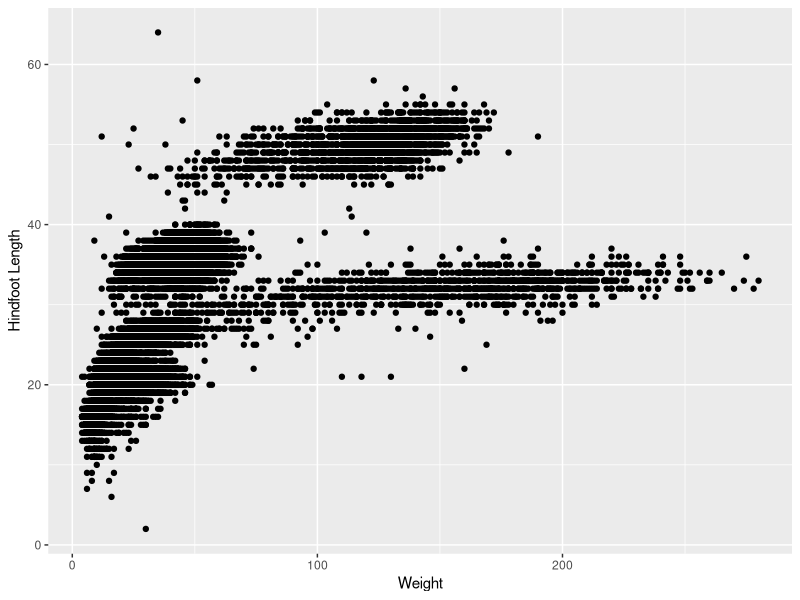
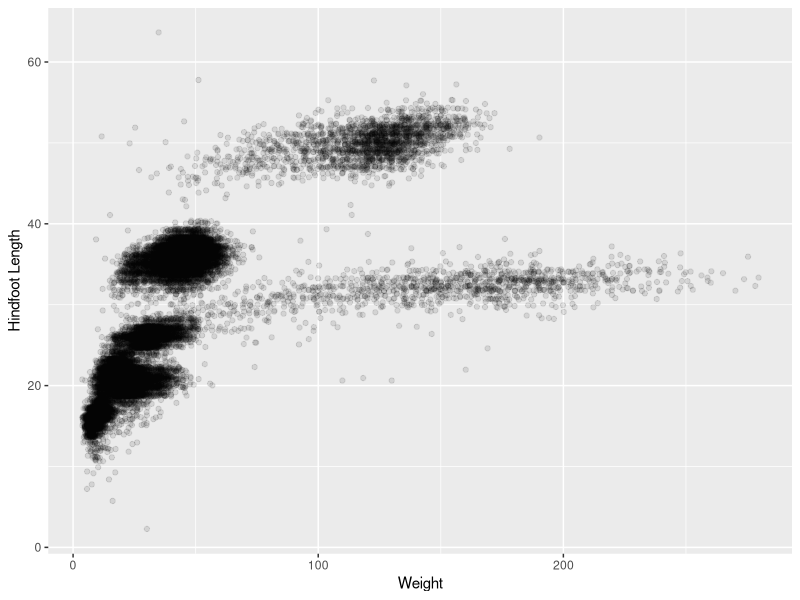
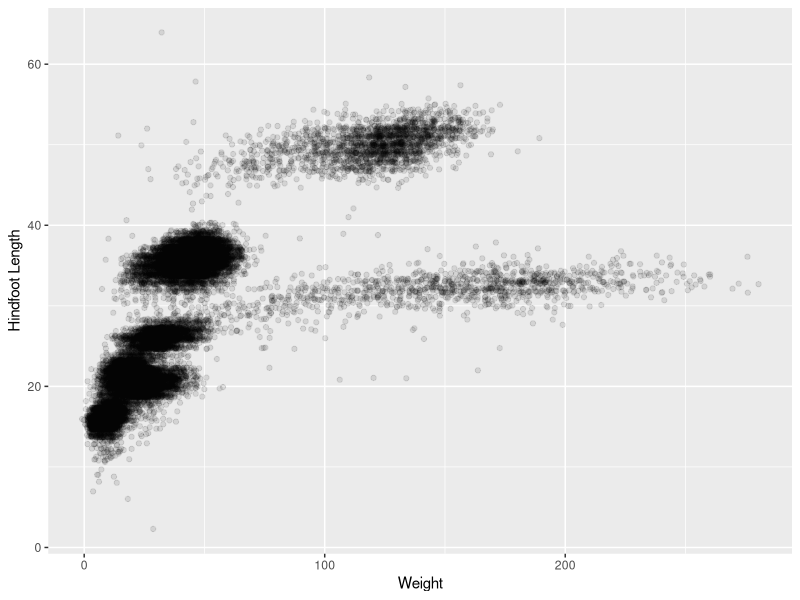
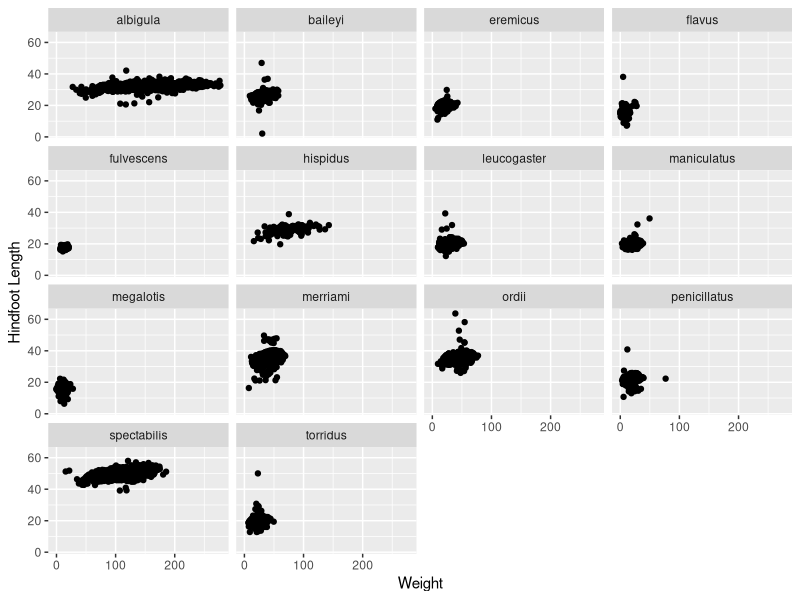
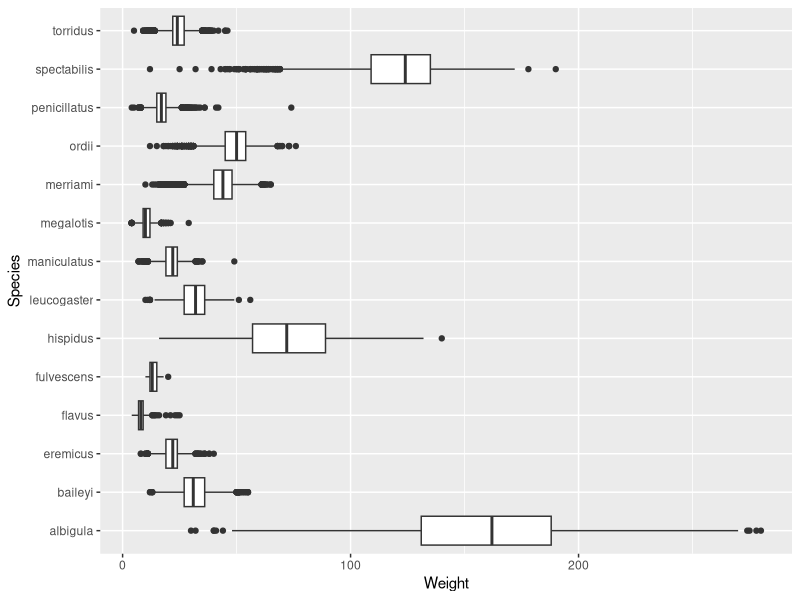
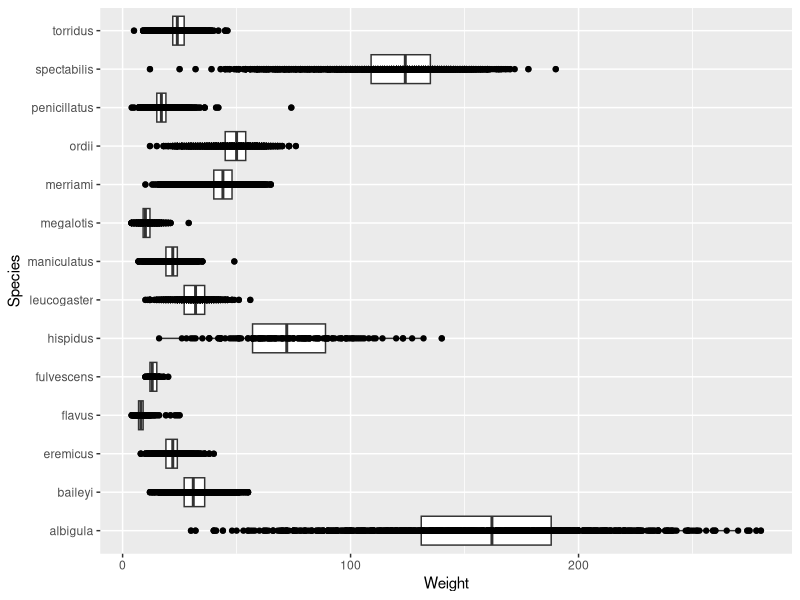
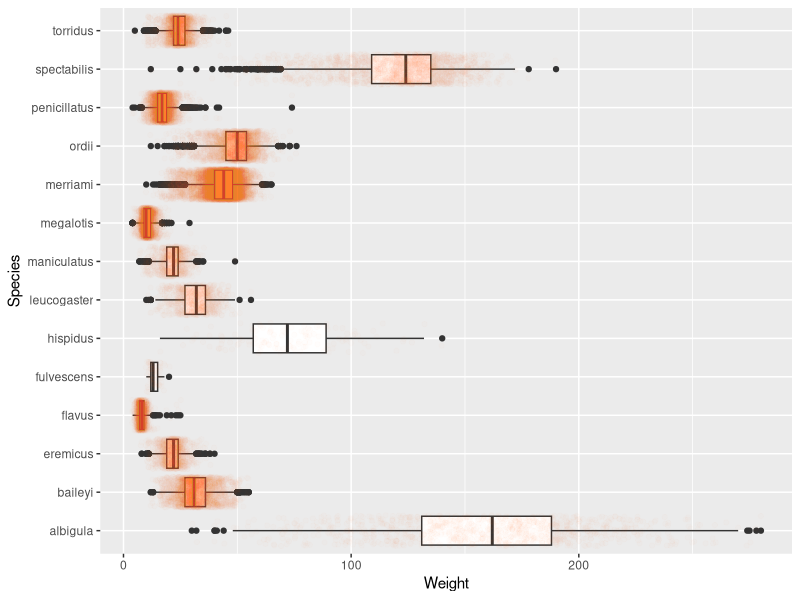
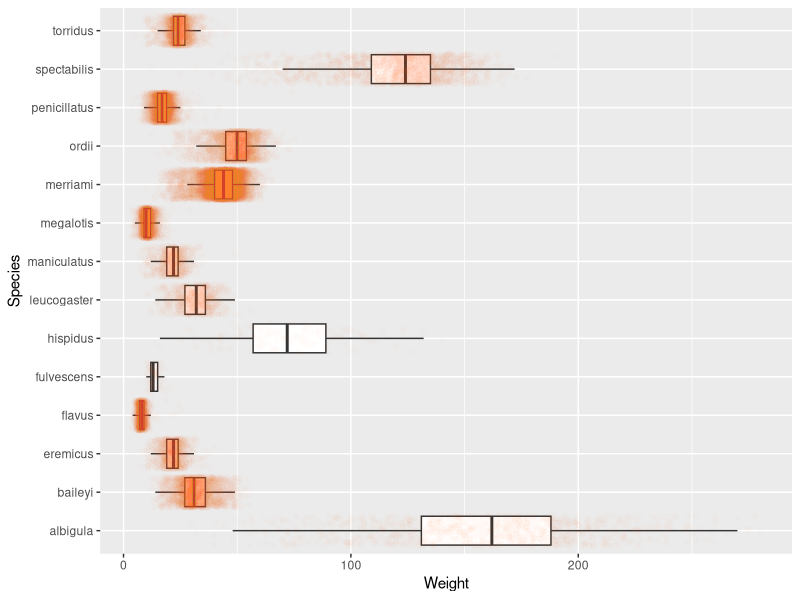

Recreate these plots in R, in order.
## ---- chunk 1

suppressWarnings(library(tidyverse))
suppressMessages(library(here))
## ---- chunk 2
surveys <- read_csv(here::here("supporting_artifacts", "supporting_data", "surveys.csv"), show_col_types = TRUE)
dim(surveys)

## ---- chunk 3
ggplot(data = surveys) + 
  geom_point(mapping = aes(x = weight, y = hindfoot_length)) +
  labs(x = "Weight", y = "Hindfoot Length")

## ---- chunk 4
ggplot(data = surveys) + 
  geom_jitter(mapping = aes(x = weight, y = hindfoot_length),
              alpha = 0.1) +
  labs(x = "Weight", y = "Hindfoot Length")

## ---- chunk 5
ggplot(data = surveys) + 
  geom_jitter(mapping = aes(x = weight, y = hindfoot_length),
              width = 5,
              length = 5, 
              alpha = 0.1) +
  labs(x = "Weight", y = "Hindfoot Length")

## ---- chunk 6
ggplot(data = surveys) + 
  geom_jitter(mapping = aes(x = weight, y = hindfoot_length),
              width = 5) +
  facet_wrap(~ species) +
  labs(x = "Weight", y = "Hindfoot Length")

## ---- chunk 7
ggplot(data = surveys,
       mapping = aes(x = weight, y = species)) + 
  geom_boxplot() +
  labs(x = "Weight", y = "Species")

ggplot(data = surveys,
       mapping = aes(x = weight, y = species)) + 
  geom_boxplot() +
  labs(x = "Weight", y = "Species") +
  geom_point()

ggplot(data = surveys,
       mapping = aes(x = weight, y = species)) + 
  geom_boxplot() +
  labs(x = "Weight", y = "Species") +
  geom_jitter(color = "tomato",
              alpha = 0.01)

ggplot(data = surveys,
       mapping = aes(x = weight, y = species)) + 
  geom_boxplot(outlier.shape = NA) +
  labs(x = "Weight", y = "Species") +
  geom_jitter(color = "tomato",
              alpha = 0.01)

## ---- chunk 8
ggplot(data = surveys,
       mapping = aes(x = weight, y = species)) +
  geom_jitter(color = "tomato",
              alpha = 0.05) +
  geom_boxplot(outlier.shape = NA) +
  labs(x = "Weight (grams)", y = "Species")

## ---- chunk 9
ggplot(data = surveys,
       mapping = aes(y = weight, x = species)) +
  geom_jitter(color = "tomato",
              alpha = 0.05) +
  geom_boxplot(outlier.shape = NA) +
  labs(y = "Weight (grams)", x = "Species") 

